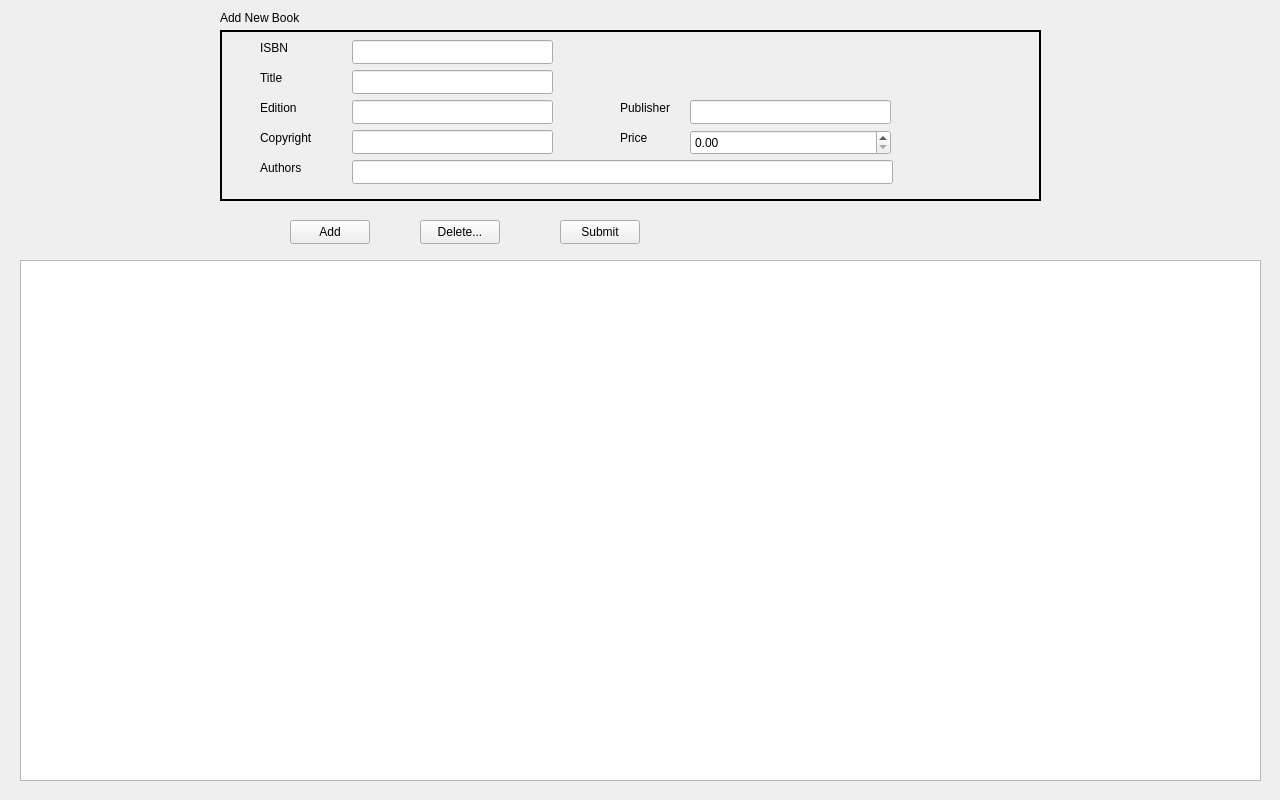
<?xml version="1.0" encoding="UTF-8"?>
<ui version="4.0">
 <class>MainWidget</class>
 <widget class="QWidget" name="MainWidget">
  <property name="geometry">
   <rect>
    <x>0</x>
    <y>0</y>
    <width>1280</width>
    <height>800</height>
   </rect>
  </property>
  <property name="windowTitle">
   <string>MainWidget</string>
  </property>
  <widget class="QLabel" name="lbAddNewBook">
   <property name="geometry">
    <rect>
     <x>220</x>
     <y>10</y>
     <width>111</width>
     <height>16</height>
    </rect>
   </property>
   <property name="text">
    <string>Add New Book</string>
   </property>
  </widget>
  <widget class="QFrame" name="frame">
   <property name="geometry">
    <rect>
     <x>220</x>
     <y>30</y>
     <width>821</width>
     <height>171</height>
    </rect>
   </property>
   <property name="frameShape">
    <enum>QFrame::WinPanel</enum>
   </property>
   <property name="lineWidth">
    <number>1</number>
   </property>
   <widget class="QLineEdit" name="edIsbn">
    <property name="geometry">
     <rect>
      <x>132</x>
      <y>10</y>
      <width>201</width>
      <height>24</height>
     </rect>
    </property>
   </widget>
   <widget class="QLineEdit" name="edTitle">
    <property name="geometry">
     <rect>
      <x>132</x>
      <y>40</y>
      <width>201</width>
      <height>24</height>
     </rect>
    </property>
   </widget>
   <widget class="QLineEdit" name="edEdition">
    <property name="geometry">
     <rect>
      <x>132</x>
      <y>70</y>
      <width>201</width>
      <height>24</height>
     </rect>
    </property>
   </widget>
   <widget class="QLineEdit" name="edCopyright">
    <property name="geometry">
     <rect>
      <x>132</x>
      <y>100</y>
      <width>201</width>
      <height>24</height>
     </rect>
    </property>
   </widget>
   <widget class="QLineEdit" name="edAuthors">
    <property name="geometry">
     <rect>
      <x>132</x>
      <y>130</y>
      <width>541</width>
      <height>24</height>
     </rect>
    </property>
   </widget>
   <widget class="QLabel" name="lbIsbn">
    <property name="geometry">
     <rect>
      <x>40</x>
      <y>10</y>
      <width>49</width>
      <height>16</height>
     </rect>
    </property>
    <property name="text">
     <string>ISBN</string>
    </property>
   </widget>
   <widget class="QLabel" name="lbTitle">
    <property name="geometry">
     <rect>
      <x>40</x>
      <y>40</y>
      <width>49</width>
      <height>16</height>
     </rect>
    </property>
    <property name="text">
     <string>Title</string>
    </property>
   </widget>
   <widget class="QLabel" name="lbEdition">
    <property name="geometry">
     <rect>
      <x>40</x>
      <y>70</y>
      <width>49</width>
      <height>16</height>
     </rect>
    </property>
    <property name="text">
     <string>Edition</string>
    </property>
   </widget>
   <widget class="QLabel" name="lbCopyright">
    <property name="geometry">
     <rect>
      <x>40</x>
      <y>100</y>
      <width>71</width>
      <height>16</height>
     </rect>
    </property>
    <property name="text">
     <string>Copyright</string>
    </property>
   </widget>
   <widget class="QLabel" name="lbAuthors">
    <property name="geometry">
     <rect>
      <x>40</x>
      <y>130</y>
      <width>49</width>
      <height>16</height>
     </rect>
    </property>
    <property name="text">
     <string>Authors</string>
    </property>
   </widget>
   <widget class="QLabel" name="lbPublisher">
    <property name="geometry">
     <rect>
      <x>400</x>
      <y>70</y>
      <width>61</width>
      <height>16</height>
     </rect>
    </property>
    <property name="text">
     <string>Publisher</string>
    </property>
   </widget>
   <widget class="QLabel" name="lbPrice">
    <property name="geometry">
     <rect>
      <x>400</x>
      <y>100</y>
      <width>49</width>
      <height>16</height>
     </rect>
    </property>
    <property name="text">
     <string>Price</string>
    </property>
   </widget>
   <widget class="QLineEdit" name="edPublisher">
    <property name="geometry">
     <rect>
      <x>470</x>
      <y>70</y>
      <width>201</width>
      <height>24</height>
     </rect>
    </property>
   </widget>
   <widget class="QDoubleSpinBox" name="dspinPrice">
    <property name="geometry">
     <rect>
      <x>470</x>
      <y>100</y>
      <width>201</width>
      <height>25</height>
     </rect>
    </property>
    <property name="maximum">
     <double>100.000000000000000</double>
    </property>
    <property name="singleStep">
     <double>0.250000000000000</double>
    </property>
   </widget>
  </widget>
  <widget class="QTableView" name="tableView">
   <property name="geometry">
    <rect>
     <x>20</x>
     <y>260</y>
     <width>1241</width>
     <height>521</height>
    </rect>
   </property>
  </widget>
  <widget class="QPushButton" name="addButton">
   <property name="geometry">
    <rect>
     <x>290</x>
     <y>220</y>
     <width>80</width>
     <height>24</height>
    </rect>
   </property>
   <property name="text">
    <string>Add</string>
   </property>
  </widget>
  <widget class="QPushButton" name="deleteButton">
   <property name="geometry">
    <rect>
     <x>420</x>
     <y>220</y>
     <width>80</width>
     <height>24</height>
    </rect>
   </property>
   <property name="text">
    <string>Delete...</string>
   </property>
  </widget>
  <widget class="QPushButton" name="submitButton">
   <property name="geometry">
    <rect>
     <x>560</x>
     <y>220</y>
     <width>80</width>
     <height>24</height>
    </rect>
   </property>
   <property name="text">
    <string>Submit</string>
   </property>
  </widget>
 </widget>
 <resources/>
 <connections/>
</ui>
